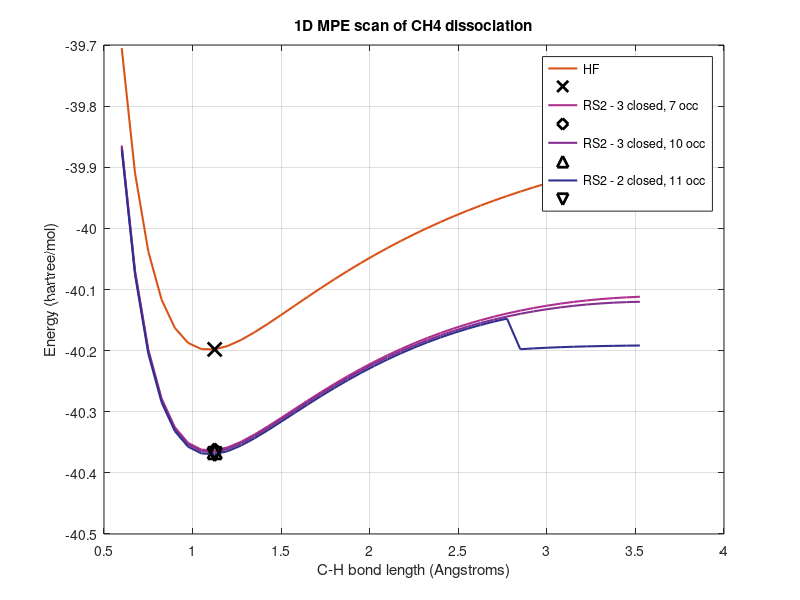

MATLAB code to generate this figure:

clc;
clear all;
close all;

% Read the data from the csv file and store the colums values in 3 arrays. 
data = csvread('energy_comparison.csv',1,0);
RCH4 = data(:,1);
EHF = data(:,2);
ERS2_1 = data(:,3);
ERS2_2 = data(:,4);
ERS2_3 = data(:,5);

%Mark the minimum energy points
[minEHF, indexEHF] = min(EHF);
[minERS2_1, indexERS2_1] = min(ERS2_1);
[minERS2_2, indexERS2_2] = min(ERS2_2);
[minERS2_3, indexERS2_3] = min(ERS2_3);

% Plot the data
figure
plot(RCH4, EHF, "Color", "#D95319", 'LineWidth', 1.5)
hold on
plot(RCH4(indexEHF), minEHF, 'x', 'MarkerSize', 10, 'MarkerEdgeColor', 'k', 'LineWidth', 2)
plot(RCH4, ERS2_1, "Color", "#AE2F8E", 'LineWidth', 1.5)
plot(RCH4(indexERS2_1), minERS2_1, 'diamond', 'MarkerSize', 10, 'MarkerEdgeColor', 'k', 'LineWidth', 2)
plot(RCH4, ERS2_2, "Color", "#852F8E", 'LineWidth', 1.5)
plot(RCH4(indexERS2_2), minERS2_2, '^', 'MarkerSize', 10, 'MarkerEdgeColor', 'k', 'LineWidth', 2)
plot(RCH4, ERS2_3, "Color", "#302F8E", 'LineWidth', 1.5)
plot(RCH4(indexERS2_3), minERS2_3, 'v', 'MarkerSize', 10, 'MarkerEdgeColor', 'k', 'LineWidth', 2)
xlabel('C-H bond length (Angstroms)')
ylabel('Energy (hartree/mol)')
title('1D MPE scan of CH4 dissociation')
legend('HF', '', 'RS2 - 3 closed, 7 occ', '', 'RS2 - 3 closed, 10 occ', '', 'RS2 - 2 closed, 11 occ', '' )
grid on


